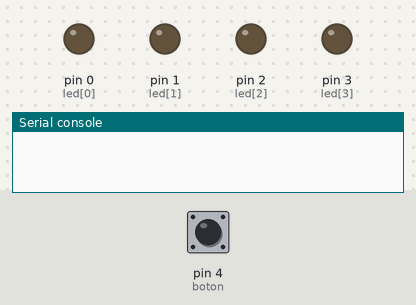
Recording of a program running on a simulated MicroPython board. On the bench: output pins drawn as LEDs (lit = HIGH), the last lines printed to the serial console. Inputs (shaded band) come from the test bench; at power-on: pin 4 (boton) HIGH.

Above: at 1.2 s.
1.3 s: pin 4 (boton) pulled LOW for 0.15 s
At 2.3 s:
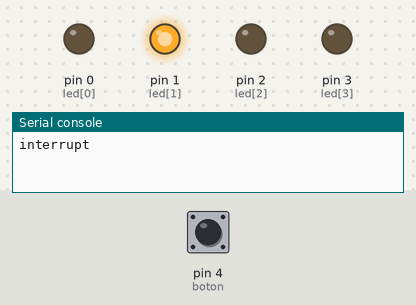
2.9 s: pin 4 (boton) pulled LOW for 1 s
At 3.6 s:
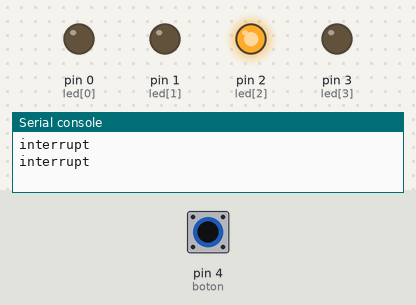
5.4 s: pin 4 (boton) pulled LOW for 0.15 s
At 6.6 s:
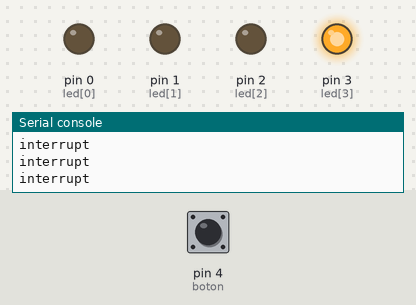
7.0 s: pin 4 (boton) pulled LOW for 3.2 s
At 7.9 s:
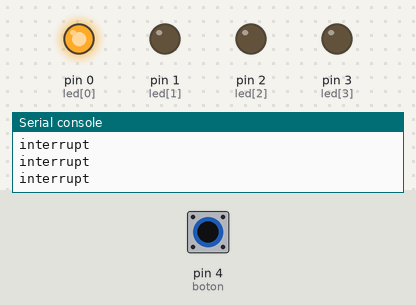
Timing chart, 0 to 10.0 s (numbered marks = the images above; inputs shaded):
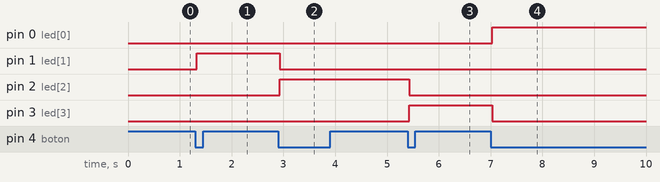

Measured:
- after the input at 1.3 s, pin 1 (led[1]): LOW → HIGH at once
- after the input at 2.9 s, pin 1 (led[1]): HIGH → LOW at once; pin 2 (led[2]): LOW → HIGH at once
- after the input at 5.4 s, pin 2 (led[2]): HIGH → LOW at once; pin 3 (led[3]): LOW → HIGH at once
- after the input at 7.0 s, pin 0 (led[0]): LOW → HIGH at once; pin 3 (led[3]): HIGH → LOW at once

The program:

secuencia_De_LEDS_controlada_por_boton.py
```python
#El programa genera una secuencia de led controlada por un boton
#librerias
from machine import Pin
from time import sleep_ms

#Definiendo pines
led = [Pin(0,Pin.OUT),Pin(1,Pin.OUT),Pin(2,Pin.OUT),Pin(3,Pin.OUT)]
boton = Pin(4, Pin.IN,Pin.PULL_UP)

desplazamiento = 0

def inter (pin):
    sleep_ms(30)
    if boton.value()==0:
        boton.irq(handler=None)#asignacion de funcion vacia a interrupcion
        print("interrupt")
        global desplazamiento
        desplazamiento+=1
        if desplazamiento == 4:
            desplazamiento=0
        for i in range(4):
            led[i].off()
        led[desplazamiento].on()
        boton.irq(handler=inter)#asignacion de funcion original a la interrupcion

boton.irq(trigger=Pin.IRQ_FALLING, handler=inter)
```
